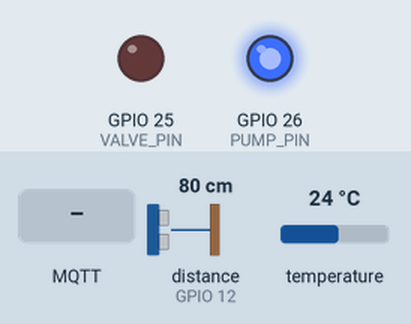
The sketch below on a simulated ESP32. Parts: output pins drawn as LEDs (lit = HIGH). Wiring (from diagram.json): ultrasonic range finder: trigger GPIO 13; echo GPIO 12. The test bench sets the inputs (shaded band); at power-on: distance to the obstacle (sensor on GPIO 12) 80 cm, temperature 24 °C. The echo pulse lasts 58.3 µs per cm; WiFi joins after 1.5 s; servers stay silent unless stated; random numbers use the default seed unless the sketch sets one; no MQTT or app messages arrive unless stated; pins used as bus, display or sensor lines are not drawn; what the sketch prints to the serial monitor is not drawn.

Above: at 2.4 s.
2.5 s: MQTT message "ON_50" arrives on the first subscribed topic
At 3.1 s:
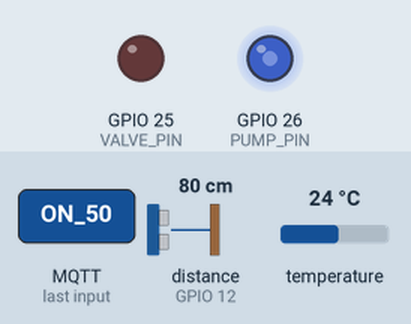
4.0 s: MQTT message "ON_100" arrives on the first subscribed topic
At 4.9 s:
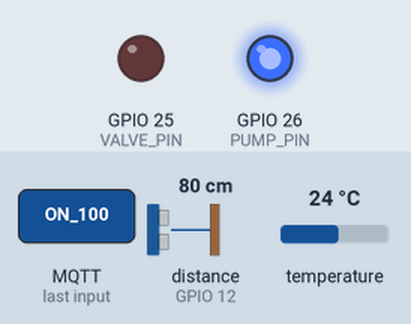
5.5 s: MQTT message "ON" arrives on the second subscribed topic
At 6.1 s:
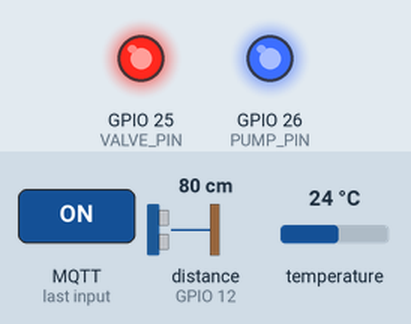
7.0 s: MQTT message "ON" arrives on the first subscribed topic
At 8.1 s:
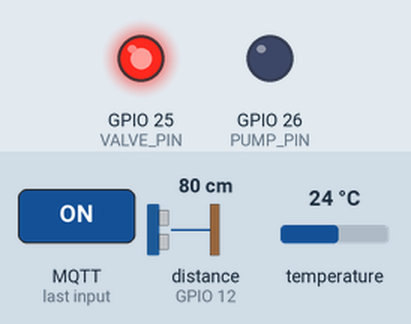
8.6 s: MQTT message "ON_50" arrives on the first subscribed topic
At 9.3 s:
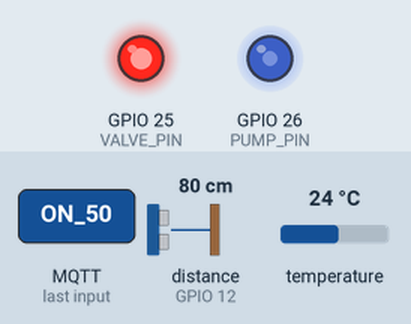
10.1 s: MQTT message "1" arrives on the first subscribed topic
Timing chart, 0 to 22.2 s (numbered marks = the images above; inputs shaded):
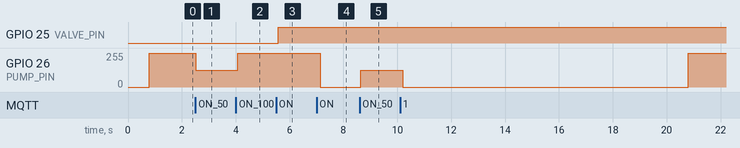

Measured:
- after the input at 2.5 s, GPIO 26 (PUMP_PIN): 255/255 → 127/255 at once
- after the input at 4.0 s, GPIO 26 (PUMP_PIN): 127/255 → 255/255 after 0.07 s
- after the input at 5.5 s, GPIO 25 (VALVE_PIN): LOW → HIGH after 0.07 s
- after the input at 7.0 s, GPIO 26 (PUMP_PIN): 255/255 → 0/255 after 0.13 s
- after the input at 8.6 s, GPIO 26 (PUMP_PIN): 0/255 → 127/255 at once

The sketch:

sketch.ino
```cpp
#include <Arduino.h>
#include <WiFi.h>
#include <PubSubClient.h>
#include <OneWire.h>
#include <DallasTemperature.h>

#define TRIG_PIN     13
#define ECHO_PIN     12
#define ONE_WIRE_BUS 19
#define VALVE_PIN    25 // LED Đỏ
#define PUMP_PIN     26 // LED Xanh dương (PWM)

// Cấu hình Wi-Fi & MQTT
const char* ssid = "Wokwi-GUEST";
const char* password = "";
const char* mqtt_server = "broker.hivemq.com";
const int mqtt_port = 1883;

const char* topic_telemetry = "aquaculture/sensors/data";
const char* topic_cmd_pump  = "aquaculture/control/pump";
const char* topic_cmd_valve = "aquaculture/control/valve";

// Đối tượng Cảm biến & MQTT
OneWire oneWire(ONE_WIRE_BUS);
DallasTemperature tempSensors(&oneWire);
WiFiClient espClient;
PubSubClient mqttClient(espClient);

// Cấu trúc dữ liệu
struct SensorData {
  float waterLevel;
  float temperature;
};

// Queue FreeRTOS
QueueHandle_t dataQueue;
QueueHandle_t dataAlertQueue;

// Khai báo Task
void TaskSendData(void *pvParameters);
void TaskReadData(void *pvParameters);
void TaskAlert(void *pvParameters);

void setupWifi();
void mqttCallback(char* topic, byte* payload, unsigned int length);

void setup() {
  Serial.begin(115200);

  pinMode(TRIG_PIN, OUTPUT);
  pinMode(ECHO_PIN, INPUT);

  pinMode(VALVE_PIN, OUTPUT);
  digitalWrite(VALVE_PIN, LOW);

  // Cấu hình PWM theo chuẩn ESP32 Core v3.x mới
  ledcAttach(PUMP_PIN, 5000, 8);
  ledcWrite(PUMP_PIN, 0);

  tempSensors.begin();

  dataQueue = xQueueCreate(10, sizeof(SensorData));
  dataAlertQueue = xQueueCreate(10, sizeof(float));

  // Phân chia Task theo yêu cầu
  xTaskCreatePinnedToCore(TaskSendData, "TaskSend", 8192, NULL, 1, NULL, 0); // Core 0
  xTaskCreatePinnedToCore(TaskReadData, "TaskRead", 4096, NULL, 2, NULL, 1); // Core 1
  xTaskCreatePinnedToCore(TaskAlert, "TaskAlert", 4096, NULL, 3, NULL, 1);   // Core 1
}

void loop() {
  vTaskDelay(pdMS_TO_TICKS(1000));
}

// -------------------------------------------------------------
// CORE 1: Đọc Dữ Liệu
// -------------------------------------------------------------
void TaskReadData(void *pvParameters) {
  (void) pvParameters;
  for (;;) {
    digitalWrite(TRIG_PIN, LOW);
    delayMicroseconds(2);
    digitalWrite(TRIG_PIN, HIGH);
    delayMicroseconds(10);
    digitalWrite(TRIG_PIN, LOW);

    long duration = pulseIn(ECHO_PIN, HIGH, 30000);
    float distance_m = (duration * 0.0343) / 200.0; // cm sang mét

    float water_level = 2.5 - distance_m; // Bể cao 2.5m
    if (water_level < 0) water_level = 0;

    tempSensors.requestTemperatures();
    float temp_c = tempSensors.getTempCByIndex(0);
    if (temp_c == DEVICE_DISCONNECTED_C) temp_c = 25.0;

    Serial.printf("[Đọc] Mực nước: %.2f m | Nhiệt độ: %.2f °C\n", water_level, temp_c);

    SensorData currentData = {water_level, temp_c};
    xQueueSend(dataQueue, &currentData, portMAX_DELAY);
    xQueueSend(dataAlertQueue, &water_level, portMAX_DELAY);

    vTaskDelay(pdMS_TO_TICKS(2000));
  }
}

// -------------------------------------------------------------
// CORE 1: Điều Khiển Tự Động Máy Bơm & Van
// -------------------------------------------------------------
void TaskAlert(void *pvParameters) {
  (void) pvParameters;
  float level = 0.0;

  for (;;) {
    if (xQueueReceive(dataAlertQueue, &level, portMAX_DELAY) == pdTRUE) {
      // Logic máy bơm 50%
      if (level >= 1.0f && level <= 1.5f) {
        Serial.println(">> Mực nước 1m-1.5m: Bật bơm 50% (10s)");
        ledcWrite(PUMP_PIN, 127); // 50% PWM
        vTaskDelay(pdMS_TO_TICKS(10000));
        ledcWrite(PUMP_PIN, 0);
      }
      // Logic máy bơm 100%
      else if (level > 1.5f && level <= 2.0f) {
        Serial.println(">> Mực nước 1.5m-2m: Bật bơm 100% (20s)");
        ledcWrite(PUMP_PIN, 255); // 100% PWM
        vTaskDelay(pdMS_TO_TICKS(20000));
        ledcWrite(PUMP_PIN, 0);
      }
      // Logic mở van thoát
      else if (level < 0.5f) {
        Serial.println(">> Mực nước < 0.5m: Mở Van thoát (10s)");
        digitalWrite(VALVE_PIN, HIGH);
        vTaskDelay(pdMS_TO_TICKS(10000));
        digitalWrite(VALVE_PIN, LOW);
      }
    }
  }
}

// -------------------------------------------------------------
// CORE 0: Gửi Dữ Liệu & Nhận Lệnh Manual
// -------------------------------------------------------------
void TaskSendData(void *pvParameters) {
  (void) pvParameters;
  setupWifi();
  mqttClient.setServer(mqtt_server, mqtt_port);
  mqttClient.setCallback(mqttCallback);

  SensorData data;
  for (;;) {
    if (!mqttClient.connected()) {
      String clientId = "ESP32_Wokwi_" + String(random(0xffff), HEX);
      if (mqttClient.connect(clientId.c_str())) {
        mqttClient.subscribe(topic_cmd_pump);
        mqttClient.subscribe(topic_cmd_valve);
      } else {
        vTaskDelay(pdMS_TO_TICKS(3000));
        continue;
      }
    }
    mqttClient.loop();

    if (xQueueReceive(dataQueue, &data, pdMS_TO_TICKS(100)) == pdTRUE) {
      char payload[100];
      snprintf(payload, sizeof(payload), "{\"water_level\":%.2f,\"temperature\":%.2f}", data.waterLevel, data.temperature);
      mqttClient.publish(topic_telemetry, payload);
    }
    vTaskDelay(pdMS_TO_TICKS(50));
  }
}

void setupWifi() {
  WiFi.begin(ssid, password);
  while (WiFi.status() != WL_CONNECTED) {
    vTaskDelay(pdMS_TO_TICKS(500));
  }
}

void mqttCallback(char* topic, byte* payload, unsigned int length) {
  String message = "";
  for (unsigned int i = 0; i < length; i++) message += (char)payload[i];

  if (String(topic) == topic_cmd_pump) {
    if (message == "ON_50") ledcWrite(PUMP_PIN, 127);
    else if (message == "ON_100") ledcWrite(PUMP_PIN, 255);
    else ledcWrite(PUMP_PIN, 0);
  }
  else if (String(topic) == topic_cmd_valve) {
    if (message == "ON") digitalWrite(VALVE_PIN, HIGH);
    else digitalWrite(VALVE_PIN, LOW);
  }
}
```
